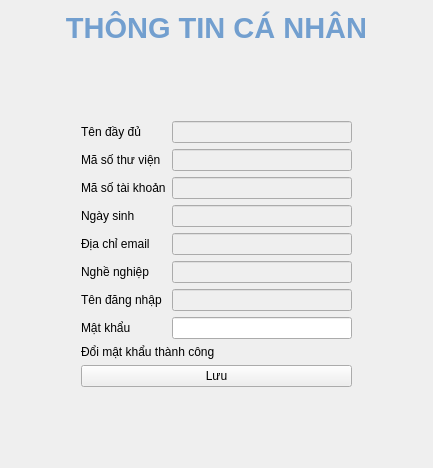
      <widget class="QWidget" name="info">
       <layout class="QGridLayout" name="gridLayout_20">
        <item row="1" column="1">
         <spacer name="verticalSpacer_23">
          <property name="orientation">
           <enum>Qt::Vertical</enum>
          </property>
          <property name="sizeHint" stdset="0">
           <size>
            <width>20</width>
            <height>40</height>
           </size>
          </property>
         </spacer>
        </item>
        <item row="0" column="1">
         <widget class="QLabel" name="label_85">
          <property name="text">
           <string>&lt;html&gt;&lt;head/&gt;&lt;body&gt;&lt;p align=&quot;center&quot;&gt;&lt;span style=&quot; font-size:22pt; font-weight:600; color:#729fcf;&quot;&gt;THÔNG TIN CÁ NHÂN&lt;/span&gt;&lt;/p&gt;&lt;/body&gt;&lt;/html&gt;</string>
          </property>
         </widget>
        </item>
        <item row="3" column="1">
         <spacer name="verticalSpacer_22">
          <property name="orientation">
           <enum>Qt::Vertical</enum>
          </property>
          <property name="sizeHint" stdset="0">
           <size>
            <width>20</width>
            <height>40</height>
           </size>
          </property>
         </spacer>
        </item>
        <item row="2" column="1">
         <widget class="QWidget" name="info_Form" native="true">
          <layout class="QVBoxLayout" name="verticalLayout_12">
           <property name="leftMargin">
            <number>30</number>
           </property>
           <property name="topMargin">
            <number>30</number>
           </property>
           <property name="rightMargin">
            <number>30</number>
           </property>
           <property name="bottomMargin">
            <number>30</number>
           </property>
           <item>
            <layout class="QHBoxLayout" name="horizontalLayout_77">
             <item>
              <widget class="QLabel" name="label_86">
               <property name="text">
                <string>Tên đầy đủ</string>
               </property>
              </widget>
             </item>
             <item>
              <widget class="QLineEdit" name="info_nameLine">
               <property name="enabled">
                <bool>false</bool>
               </property>
               <property name="minimumSize">
                <size>
                 <width>180</width>
                 <height>0</height>
                </size>
               </property>
               <property name="maximumSize">
                <size>
                 <width>180</width>
                 <height>16777215</height>
                </size>
               </property>
               <property name="readOnly">
                <bool>true</bool>
               </property>
              </widget>
             </item>
            </layout>
           </item>
           <item>
            <layout class="QHBoxLayout" name="horizontalLayout_79">
             <item>
              <widget class="QLabel" name="label_88">
               <property name="text">
                <string>Mã số thư viện</string>
               </property>
              </widget>
             </item>
             <item>
              <widget class="QLineEdit" name="info_libLine">
               <property name="enabled">
                <bool>false</bool>
               </property>
               <property name="minimumSize">
                <size>
                 <width>180</width>
                 <height>0</height>
                </size>
               </property>
               <property name="maximumSize">
                <size>
                 <width>180</width>
                 <height>16777215</height>
                </size>
               </property>
               <property name="readOnly">
                <bool>true</bool>
               </property>
              </widget>
             </item>
            </layout>
           </item>
           <item>
            <layout class="QHBoxLayout" name="horizontalLayout_78">
             <item>
              <widget class="QLabel" name="label_87">
               <property name="text">
                <string>Mã số tài khoản</string>
               </property>
              </widget>
             </item>
             <item>
              <widget class="QLineEdit" name="info_accIDLine">
               <property name="enabled">
                <bool>false</bool>
               </property>
               <property name="minimumSize">
                <size>
                 <width>180</width>
                 <height>0</height>
                </size>
               </property>
               <property name="maximumSize">
                <size>
                 <width>180</width>
                 <height>16777215</height>
                </size>
               </property>
               <property name="readOnly">
                <bool>true</bool>
               </property>
              </widget>
             </item>
            </layout>
           </item>
           <item>
            <layout class="QHBoxLayout" name="horizontalLayout_82">
             <item>
              <widget class="QLabel" name="label_91">
               <property name="text">
                <string>Ngày sinh</string>
               </property>
              </widget>
             </item>
             <item>
              <widget class="QLineEdit" name="info_dobLine">
               <property name="enabled">
                <bool>false</bool>
               </property>
               <property name="minimumSize">
                <size>
                 <width>180</width>
                 <height>0</height>
                </size>
               </property>
               <property name="maximumSize">
                <size>
                 <width>180</width>
                 <height>16777215</height>
                </size>
               </property>
               <property name="readOnly">
                <bool>true</bool>
               </property>
              </widget>
             </item>
            </layout>
           </item>
           <item>
            <layout class="QHBoxLayout" name="horizontalLayout_83">
             <item>
              <widget class="QLabel" name="label_92">
               <property name="text">
                <string>Địa chỉ email</string>
               </property>
              </widget>
             </item>
             <item>
              <widget class="QLineEdit" name="info_emailLine">
               <property name="enabled">
                <bool>false</bool>
               </property>
               <property name="minimumSize">
                <size>
                 <width>180</width>
                 <height>0</height>
                </size>
               </property>
               <property name="maximumSize">
                <size>
                 <width>180</width>
                 <height>16777215</height>
                </size>
               </property>
               <property name="readOnly">
                <bool>true</bool>
               </property>
              </widget>
             </item>
            </layout>
           </item>
           <item>
            <layout class="QHBoxLayout" name="horizontalLayout_84">
             <item>
              <widget class="QLabel" name="label_93">
               <property name="text">
                <string>Nghề nghiệp</string>
               </property>
              </widget>
             </item>
             <item>
              <widget class="QLineEdit" name="info_jobLine">
               <property name="enabled">
                <bool>false</bool>
               </property>
               <property name="minimumSize">
                <size>
                 <width>180</width>
                 <height>0</height>
                </size>
               </property>
               <property name="maximumSize">
                <size>
                 <width>180</width>
                 <height>16777215</height>
                </size>
               </property>
               <property name="readOnly">
                <bool>true</bool>
               </property>
              </widget>
             </item>
            </layout>
           </item>
           <item>
            <layout class="QHBoxLayout" name="horizontalLayout_80">
             <item>
              <widget class="QLabel" name="label_89">
               <property name="text">
                <string>Tên đăng nhập</string>
               </property>
              </widget>
             </item>
             <item>
              <widget class="QLineEdit" name="info_usnLine">
               <property name="enabled">
                <bool>false</bool>
               </property>
               <property name="minimumSize">
                <size>
                 <width>180</width>
                 <height>0</height>
                </size>
               </property>
               <property name="maximumSize">
                <size>
                 <width>180</width>
                 <height>16777215</height>
                </size>
               </property>
               <property name="readOnly">
                <bool>true</bool>
               </property>
              </widget>
             </item>
            </layout>
           </item>
           <item>
            <layout class="QHBoxLayout" name="horizontalLayout_81">
             <item>
              <widget class="QLabel" name="label_90">
               <property name="text">
                <string>Mật khẩu</string>
               </property>
              </widget>
             </item>
             <item>
              <widget class="QLineEdit" name="info_pwLine">
               <property name="minimumSize">
                <size>
                 <width>180</width>
                 <height>0</height>
                </size>
               </property>
               <property name="maximumSize">
                <size>
                 <width>180</width>
                 <height>16777215</height>
                </size>
               </property>
               <property name="echoMode">
                <enum>QLineEdit::Password</enum>
               </property>
              </widget>
             </item>
            </layout>
           </item>
           <item>
            <widget class="QLabel" name="info_label">
             <property name="text">
              <string>Đổi mật khẩu thành công</string>
             </property>
            </widget>
           </item>
           <item>
            <widget class="QPushButton" name="info_saveButton">
             <property name="text">
              <string>Lưu</string>
             </property>
            </widget>
           </item>
          </layout>
         </widget>
        </item>
        <item row="1" column="2" rowspan="2">
         <spacer name="horizontalSpacer_26">
          <property name="orientation">
           <enum>Qt::Horizontal</enum>
          </property>
          <property name="sizeHint" stdset="0">
           <size>
            <width>40</width>
            <height>20</height>
           </size>
          </property>
         </spacer>
        </item>
        <item row="1" column="0" rowspan="2">
         <spacer name="horizontalSpacer_25">
          <property name="orientation">
           <enum>Qt::Horizontal</enum>
          </property>
          <property name="sizeHint" stdset="0">
           <size>
            <width>40</width>
            <height>20</height>
           </size>
          </property>
         </spacer>
        </item>
       </layout>
      </widget>
